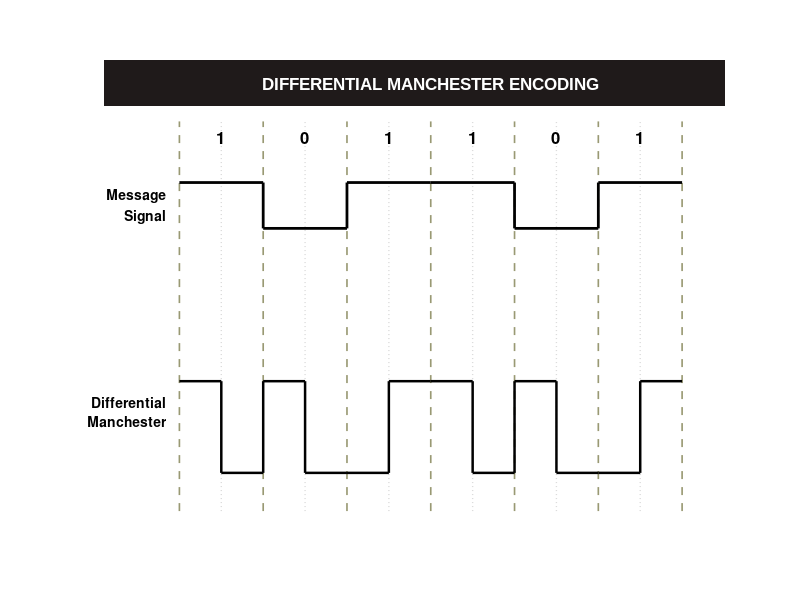

Here is the MATLAB script that generated this plot:
% MATLAB Script: Differential Manchester Line Encoding Schematic Diagram
clear; clc; close all;

% 1. Input Binary Data Sequence
bits = [1 0 1 1 0 1];
n = length(bits);

% 2. Message Signal (Square Waveform)
t_msg = [];
v_msg = [];
for i = 1:n
    t_msg = [t_msg, i-1, i];
    v_msg = [v_msg, bits(i), bits(i)];
end

% 3. Differential Manchester Encoding Logic
% Rule:
% - ALWAYS a transition in the middle of every bit slot (clock).
% - Bit '0': Transition at the START of the bit slot.
% - Bit '1': NO transition at the START of the bit slot.

t_dm = [];
v_dm = [];
current_level = 1; % Starting polarity (+1)

for i = 1:n
    bit = bits(i);
    
    % Check start-of-bit transition rule
    if bit == 0
        current_level = -current_level; % Invert at start for '0'
    end
    % For bit '1', current_level maintains previous state at start
    
    first_half = current_level;
    second_half = -current_level; % Always invert at mid-bit
    
    % Time intervals for step waveform construction
    t_start = i - 1;
    t_mid   = i - 0.5;
    t_end   = i;
    
    t_dm = [t_dm, t_start, t_mid, t_mid, t_end];
    v_dm = [v_dm, first_half, first_half, second_half, second_half];
    
    % Update level for the next bit interval
    current_level = second_half;
end

% 4. Baseline Offsets for Vertical Stacking
y_msg_base = 3.8;
y_dm_base  = 1.2;
amp = 0.6; % Waveform scaling factor

% 5. Rendering the Figure Canvas
fig = figure('Color', 'w', 'Position', [100, 100, 800, 520]);
hold on; axis off;

% Draw Dark Top Banner
rectangle('Position', [-0.9, 5.4, n + 1.8, 0.6], ...
    'FaceColor', [0.12 0.10 0.10], 'EdgeColor', 'none');
text(n/2, 5.7, 'DIFFERENTIAL MANCHESTER ENCODING', ...
    'Color', 'w', 'FontSize', 12, 'FontWeight', 'bold', ...
    'HorizontalAlignment', 'center', 'FontName', 'Arial');

% Vertical Olive/Grey Dashed Grid Lines (Bit Boundaries)
grid_color = [0.6, 0.6, 0.45];
for i = 0:n
    line([i, i], [0.1, 5.2], 'Color', grid_color, 'LineStyle', '--', 'LineWidth', 1.2);
end

% Mid-bit Light Dashed Grid Lines (Clock Transitions)
for i = 1:n
    line([i-0.5, i-0.5], [0.1, 5.2], 'Color', [0.85 0.85 0.85], 'LineStyle', ':', 'LineWidth', 1);
end

% Plot Signals (Black lines)
plot(t_msg, y_msg_base + amp * v_msg, 'k', 'LineWidth', 2);         % Message Signal
plot(t_dm, y_dm_base + amp * v_dm, 'k', 'LineWidth', 1.8);          % Differential Manchester Signal

% Display Bit Digits Above Message Signal
for i = 1:n
    text(i - 0.5, 5.0, num2str(bits(i)), 'FontSize', 12, ...
        'FontWeight', 'bold', 'HorizontalAlignment', 'center');
end

% Waveform Side Labels
text(-0.15, y_msg_base + 0.3, sprintf('Message\nSignal'), 'FontSize', 10, ...
    'HorizontalAlignment', 'right', 'FontWeight', 'bold');
text(-0.15, y_dm_base + 0.2, sprintf('Differential\nManchester'), 'FontSize', 10, ...
    'HorizontalAlignment', 'right', 'FontWeight', 'bold');

% Canvas Boundaries
xlim([-0.9, n + 0.5]);
ylim([-0.2, 6.2]);
hold off;
